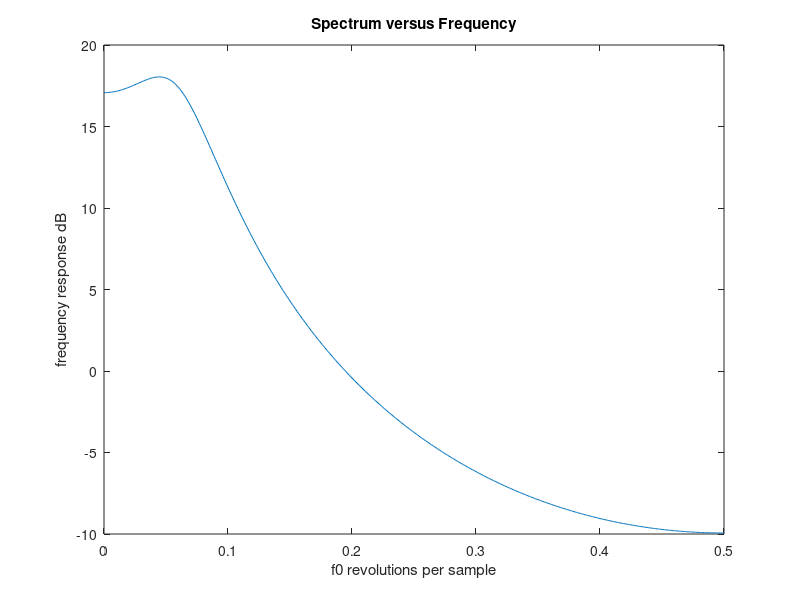
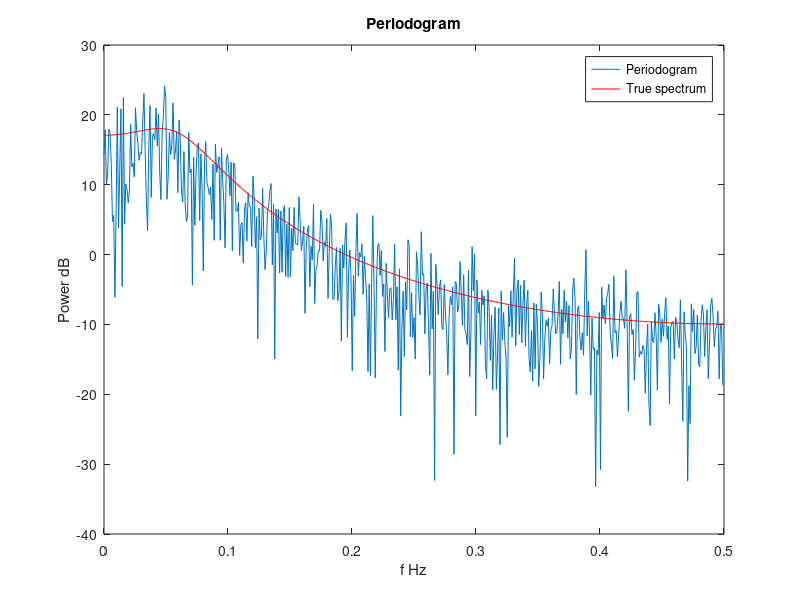

These charts were generated, in order, by the following MATLAB code: (Note: this script raises an error after producing the figures.)
%% Task 1.1
f0 = 0:0.001:0.5;
dB = 1;
dA = [1 -1.5 0.64];
dG = freqz(dB,dA,2*pi*f0);
figure;
plot(f0,20*log10(abs(dG)));
xlabel('f0 revolutions per sample');
ylabel('frequency response dB');
title('Spectrum versus Frequency');

%% Task 1.2
N =1024;
L = 50;
Y = randn(1,N+L);
x = filter(dB,dA,Y);
x = x(L+1:end);
X = fft(x,N);
P = X.*conj(X)/N;
P = P(1:N/2);
f = 0:1/N:(N-1)/(2*N);
figure;
plot(f,10*log10(abs(P))); hold on
plot(f0,20*log10(abs(dG)),'r');
xlabel('f Hz');
ylabel('Power dB');
legend('Periodogram','True spectrum');
title('Periodogram');
% the periodogram and the true spectrum are consistent with the general
% trend. however, the input of periodogram is WGN, which has variance equals 1.So that it has more
% fluctuation and it is a noisy estimate of the true spectrum.

%% Task 1.3
K1 = 4;
K2 = 16;
PB1 = period_average(x,N,K1);
PB2 = period_average(x,N,K2);
figure;
plot(f,10*log10(abs(PB1)),'r'); hold on;
plot(f,10*log10(abs(PB2)),'g');
plot(f0,20*log10(abs(dG)),'b');
legend('Average periodogram K=4','Average periodogram K=16','True spectrum');
xlabel('f revolutions per sample');
ylabel('Power dB');
title('Average periodogram');
% the benefit is variance is reduced by factor K, however the drawback is
% frequency resolution is reduced to 2piK/N.

%% Task 2.1
% for all the different windows, with N increases, the mainlobe widths
% decrease while the peak sidelobes increase. 

%% Task 2.2
% Chebyshev window has the better frequency resolution, because it has a
% narrower mainlobe.

%% Task 2.3
Hamming = hamming(64);
PW = pwelch(x,Hamming,[],2*pi*f)*2*pi;
figure;
plot(f,10*log10(abs(PW)),'r'); hold on;
plot(f,10*log10(abs(PB2)));
legend('Hamming window','Average periodogram K=16');
xlabel('f revolutions per sample');
ylabel('Power dB');
title('Hamming window versus Average periodogram');
% using hamming window can get a better trade-off between loss of
% resolution and variance reduction.

%% Task 3
NFFT = 1024;
M = 64;
[PBT,fgrid] = btmethod(x,M,NFFT);
figure;
plot(fgrid,PBT,'r'); hold on
plot(f,10*log10(abs(PB2)));
legend('Blackman-Tukey M=64','Bartlett K=16');
xlabel('f revolutions per sample');
ylabel('Power dB');
title('Blackman-Tukey versus Bartlett');
% With M increases, the amount of smoothing decreases while the frequency
% resolution increases. Compared with Barlett's method, with the same
% frequency resolution, the B-T estimate is smoother, which means a less
% variance.

%% Task 4.1
order = 2;
[PAR,f_ar] = parametric_AR(x,order,NFFT);
figure;
plot(f_ar,PAR); hold on
plot(fgrid,PBT); hold on
plot(f,10*log10(abs(PB2)));
legend('Parametric AR','Blackman-Tukey M=64','Bartlett K=16');
xlabel('f revolutions per sample');
ylabel('Power dB');
title('Blackman-Tukey versus Bartlett');
% the retrieved spectrum using parametric AR methods is much smoother than
% non-parametric methods, which means lower variance, however, there maybe
% some bias existing.

%% Task 4.2
order_low = 1;
order_high = 100;
[PAR_low,f_ar] = parametric_AR(x,order_low,NFFT);
[PAR_high,f_ar] = parametric_AR(x,order_high,NFFT);
figure;
plot(f_ar,PAR_low); hold on
plot(f_ar,PAR_high); hold on
plot(f_ar,PAR); 
legend('low order','high order','correct order');
xlabel('f revolutions per sample');
ylabel('Power dB');
title('Different orders of Parametric AR modeling');
% when the order is too low, the mainlobe it reflects is too narrow (i.e.
% incorrect), when the order is too high, it reflects more fluctuation in
% the estimated spectrum.

%% Task 5.1
f0 = 0:0.001:0.5;
dB = [1 0.56 0.81];
dA = [1 -0.24 0.08 -0.37];
dG = freqz(dB,dA,2*pi*f0);
figure;
plot(f0,20*log10(abs(dG)));
xlabel('f0 revolutions per sample');
ylabel('frequency response dB');
title('Spectrum versus Frequency');

%% Task 5.2
NFFT = 2048;
M = 32;
L = 100;
Y = randn(1,NFFT+L);
x = filter(dB,dA,Y);
x = x(L+1:end);
[PBT,fgrid] = btmethod(x,M,NFFT);
figure;
plot(fgrid,PBT); hold on
plot(f0,20*log10(abs(dG)));
xlabel('f0 revolutions per sample');
ylabel('frequency response dB');
title('Spectrum versus Frequency');
% peaks of the spectrum is the most difficult to estimate.

%% Task 5.3
order = 20;
[PAR,f_ar] = parametric_AR(x,order,NFFT);
figure;
plot(f_ar,PAR); hold on
plot(fgrid,PBT); hold on
plot(f0,20*log10(abs(dG)));
xlabel('frequency revolutions per sample');
ylabel('frequency response dB');
legend('Parametric AR','Blackman-Tukey Method','True spectrum');
title('AR modeling versus BT method');
% It is possible to get a good estimate using AR modeling. The valleys of
% the spectrum is the most difficult part to estimate using AR modeling.

%% Task 6-A.1
f0 = 0:0.001:0.5;
dB = 1;
dA = [1 -0.13 0.9];
dG = freqz(dB,dA,2*pi*f0);
wB = [1 -0.8 0.2];
wA = 1;
wG = freqz(wB,wA,2*pi*f0);
figure;
plot(f0,20*log10(abs(dG))); hold on
plot(f0,20*log10(abs(wG)));
xlabel('f0 revolutions per sample');
ylabel('frequency response dB');
legend('desired signal d[n]','disturbance w[n]');
title('Spectrum versus Frequency');

%% Task 6-A.2
% Theoretical task:
% multiply d[n] - 0.13d[n - 1] + 0.9d[n - 2] = e_d[n] left and right sides
% with d[n],d[n-1] and d[n-2] respectively and take the expected value, then we derive that 
% 1. r(0) - 0.13r(1) + 0.9r(2) = sigma_e^2
% 2. r(1) - 0.13r(0) + 0.9r(1) = 0
% 3. r(2) - 0.13r(1) + 0.9r(0) = 0
% after calculating: [1 -0.13 0.9;-0.13 1.9 0;0.9 -0.13 1]*[r(0) r(1) r(2)]
% = [1;0;0] [r(0) r(1) r(2)] = [1 -0.13 0.9;-0.13 1.9 0;0.9 -0.13
% 1]^(-1)*[1;0;0] = [5.2879;0.3618;-4.7121]
% for k>=2, multiply the left and right sides of the equation and take the expected value, we can
% derive that r(k) -0.13r(k-1) + 0.9r(k-2) = 0, which verifies that rd[k] =
% 0.13rd[k - 1] - 0.9rd[k - 2].
% Similarly, first multiply both sides with w[n] and take the expected value,
% we have r(0) = E((ew[n] - 0.8ew[n - 1] + 0.2ew[n - 2])^2) =
% (1+0.8^2+0.2^2)sigma_e^2 = 1.96sigma_e^2
% also r(1) = E((ew[n] - 0.8ew[n - 1] + 0.2ew[n - 2])*(ew[n-1] - 0.8ew[n - 2]+ 0.2ew[n - 3]))
% = (-0.8*1-0.2*0.8)sigma_e^2 = -0.96sigma_e^2
% also r(2) = E((ew[n] - 0.8ew[n - 1] + 0.2ew[n - 2])*(ew[n-2] - 0.8ew[n - 3]+ 0.2ew[n - 4]))
% = 0.2sigma_e^2.
% when k>2 r(k) = E((ew[n] - 0.8ew[n - 1] + 0.2ew[n - 2])*(ew[n-k] -
% 0.8ew[n - 1 - k]+ 0.2ew[n - 2 - k])) = 0.
% because d[n] and w[n] are independent, so rx[k] = rd[k] + rw[k].

%% Task 6-A.3
figure;
[H,W]=freqz(filterCoefficient(10));
plot(W/(pi),20*log10(abs(H)/max(H)));hold on
[H,W]=freqz(filterCoefficient(5));
plot(W/(pi),20*log10(abs(H)/max(H)));hold on
[H,W]=freqz(filterCoefficient(2));
plot(W/(pi),20*log10(abs(H)/max(H)));hold on
[H,W]=freqz(filterCoefficient(1));
plot(W/(pi),20*log10(abs(H)/max(H)));
xlabel('f0 revolutions per sample');
ylabel('frequency response dB');
legend('p=10','p=5','p=2','p=1');
title('Spectrum versus Frequency');
% the situation p=5 and p=10 look like I'm expected, their frequency
% responses are like bandpass filter.

%% Task 6-B.1
mse_1 = esti_MSE(filterCoefficient(1));
mse_2 = esti_MSE(filterCoefficient(2));
mse_5 = esti_MSE(filterCoefficient(5));
mse_10 = esti_MSE(filterCoefficient(10));
% the MSEs for the different filters h1,h2,h5 and h10 are 1.2749, 1.1787,
% 0.7455 and 0.7596 respectively. After comparing, the MSE for h1 has the
% minimum value, so in this case, the filter with length 1 is a good
% choice.

%% Task 6-B.2
ed = randn(1,200);
ew = randn(1,200);
dB1 = 1;
dA1 = [1 -0.13 0.9];
d = filter(dB1,dA1,ed);
dB2 = [1 -0.8 0.2];
dA2 = 1;
w = filter(dB2,dA2,ew);
x=w+d;
figure;
plot(d(151:end));hold on
plot(x(151:end))
xlabel('n sample');
ylabel('d[n],x[n]');
legend('d[n]','x[n]');

%% Task 6-B.3
MSE_emp_1 = emseCalculate( x,d,1 );
MSE_emp_2 = emseCalculate( x,d,2 );
MSE_emp_5 = emseCalculate( x,d,5 );
MSE_emp_10 = emseCalculate( x,d,10 );
% the theoretical and empirical results are almost the same.

